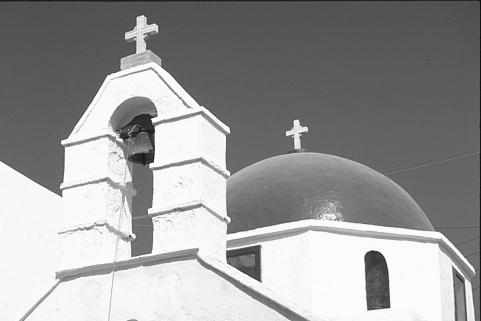
#> input picture grayimage_1.jpg, 481 x 321 px, given in place of input_image.jpg, which was not available
$ python PA1_2b.py   (Python 2 division)
#> lines starting #> are read from the running program, lines starting #| are printed output that depends on the picture; long printed decimals are rounded; pictures that were not available may be replaced by others from this repository, and a replacement may not be noted
### PA1_1.py
'''
author      :	Khushboo Agarwal
date created:   9-14-2016
title		:	Canny Edge Detection
version		:	1
'''

from __future__ import division						#this will always get real values for division

#import header files required
import numpy as np
from PIL import Image
import matplotlib.pyplot as plt
import matplotlib.cm as cm
import math
import os,sys

#creating sigma as a global variable which will be used for trial and error and also as a parameter for calling functions

L = 65
H = 75

#Part 2: Create a one-dimensional Gaussian mask G to convolve with I. The standard deviation(s) of this Gaussian is a parameter to the edge detector
#Part 3: Create a one-dimensional mask for the first derivative of the Gaussian in the x and y directions; call these Gx

'''
While making a Gaussian mask it is important to keep the size in mind. The size if too small would blur the edges also, and other important features which we
may need. Also if it is too big then it will leave out blurring and also computations would be too much. Gaussian function is defined as a bell curve which usually
has a mean around the 0. Also the standrd deviation defines how spread the function is around its mean, as in its width. The higher the standard deviation,
the more it is spread [Source: Wikipedia, https://en.wikipedia.org/wiki/Gaussian_function].

To define the Gaussian mask, we use a threshold Th = e^(-x*x)/(2*sigma*sigma); with the figure as reference we conclude that Th should be a real number between
0 and 1. For Th value = 0.05 is suiting based on trial and errors. Now the width-half is calculated using the formula sqrt(-log(Th)*2*sigma^2) as this gives a
value where the curve value drops below Th. The formula is from [Source: Wikipedia, https://en.wikipedia.org/wiki/Gaussian_function].
We use a 2*round(width-half)+1 to calculate the size of the mask and include both the positive and negative side of the curve this way.

The radius is calculated as int(width/2) as that gives the exact half of the size for making the calculation easier.

After trial and error method and running the Gaussian_size function with various values of sigma, following observations were made:
	sigma values -->	0.5		1 		1.25 	1.5 	2

	width_half			2.0 	3.0 	4.0     5.0     6.0
	width 				5		7		9 		11 		13
	radius				2 		3		4 		5 		6

'''
#function to calculate the Gaussian function
def Gaussian_function(x, sigma):
	if sigma == 0:
		return 0
	else:
		g = math.exp(-x*x)/(2*sigma*sigma)
		return g 									#this functions returns the value of the gaussian function as given by the formula based on x and sigma value

def Gaussian_size(sigma):
	#determining the size of the kernel
	width_half = round(math.sqrt(-math.log(0.05)*2.0*(sigma*sigma)))+1
	width 	   = 2*int(width_half)+1
	radius	   = int(width/2)
	return (width_half, width, radius)

def Gaussian_mask(sigma, radius, width):
	#creating arrays for gaussian kernel, gaussian derivative
	gaussian_kernel 	= np.ones((1, width), np.float32)
	gaussian_derivative = np.ones((1, width), np.float32)


	# if we use only the integer values of x, then the mask will not be robust, so instead I have used a mean value centered at i finally to append into gaussian kernel
	for i in range(-radius, radius+1):
		gaussian_1 = Gaussian_function(i,sigma)
		gaussian_2 = Gaussian_function(i-0.5,sigma)
		gaussian_3 = Gaussian_function(i+0.5,sigma)
		gauss      = (gaussian_1+gaussian_2+gaussian_3)/3

		#calculating the derivative gaussian with formula (-x/pow(sigma,3)*sqrt(2*pi))*Gaussian_function
		gaussian_derivative[0][i+radius] = ((-i)/(sigma*sigma*sigma*(math.sqrt(2*math.pi))))

		#calculating the final kernel with a constant of 1/sqrt(2*pi*sigma*sigma)
		gaussian_kernel[0][i+radius] = gauss*(1/(math.sqrt(2.0 * math.pi * sigma * sigma)))


	return(gaussian_kernel, gaussian_derivative)
'''
for sigma = 1; gaussian function values after the mean method were found to be:       gauss          = [0.000343108176284, 0.0209408862645, 0.208679908134, 0.42626692769, 0.208679908134, 0.0209408862645,  0.000343108176284]
for sigma = 1; gaussian_kernel values after including the constant were found to be: gaussian_kernel = [  1.36880364e-04,  8.35420471e-03,  8.32512379e-02, 1.70055896e-01, 8.32512379e-02,  8.35420471e-03,   1.36880364e-04]
for sigma = 1; gaussian derivative values after differentiating w.r.t x were : 	 gaussian_derivative = [ 1.19682682,       0.79788458,      0.39894229,      0.,            -0.39894229,      -0.79788458,        -1.19682682]
'''


#Part 4: Convolve the image I with G along the rows to give the x component image (Ix), and down the columns to give the y component image (Iy).

def gaussian_conv(I, G, S):

	#Creating an empty array Iyy needed for transposing the result
	Iyy = []
	S = np.shape(I)
	#Creating an empty array Ix: I[i,:]*G
	Ix = []

	#Creating an empty array Iy: I[:,i]*G
	Iy = []

	#convolving in the x direction
	for i in range(S[0]):
		I1 = (np.convolve(I[i,:], G, 'same'))
		Ix.append(np.array(I1))

	#convolving in the y direction
	for i in range(S[1]):
		I2 = (np.convolve(I[:,i], G, 'same'))
		Iyy.append(np.array(I2))
		Iy = np.transpose(Iyy)

	return(Ix, Iy)

#Part 5: Convolve Ix with Gx to give I_x, the x component of I convolved with the derivative of the Gaussian, andconvolve Iy with Gy to give I_y, y component of I convolved with the derivative of the Gaussian.

def gaussian_derv_conv(Ix,Iy,Gx,Gy, S):

	#Creating an empty array Iyy needed for transposing the result
	Iyy = []
	S = np.shape(Ix)
	I_x = []
	I_y = []
	#computing for I_x
	for i in range(0, S[0]):
		I1 = (np.convolve(np.array(Ix)[i,:], Gx, 'same'))
		I_x.append(np.array(I1))

	#Computing for I_y
	for i in range(0, S[1]):
		I2 = (np.convolve(np.array(Iy)[:,i], Gy, 'same'))
		Iyy.append(np.array(I2))
		I_y = np.transpose(Iyy)

	return(I_x, I_y)


#Part 6: Compute the magnitude of the edge response by combining the x and y components. The magnitude of theresult can be computed at each pixel (x; y) as: M(x; y) = sqrt(I_x^2+I_y^3)

def image_magnitude_orientation(I_x, I_y, S):
	#S = np.shape(I_x)
	M = np.ones((S[0], S[1]), np.float32)			#since the size of I_x = size of I_y
	O = np.ones((S[0], S[1]), np.float32)
	for i in range(0, S[0]):
		for j in range(0, S[1]):
			M[i][j] = math.sqrt((((I_x[i][j]**2) + ((I_y[i][j])**2))))
			O[i][j] = math.degrees(math.atan2(I_y[i][j], I_x[i][j]))+180
	return (M, O)
'''
for calculations of orientation, we use atan2 function because it returns the value of degrees in -pi to pi.
I am then converting it to degrees and adding 180 so as to get values between 0 - 360 degrees which can be plotted accordingly
'''


#Part 7: Implement non-maximum suppression algorithm

'''
Non-maximum supression is implemented on image M to get all edges one pixel thick which is an important feature of Canny Edge Detection
lets see how we can simplify this. We have O matrix with values from 0 to 360. So I simplify the values into four categories [0, 1, 2, 3]
each category has about 90 total degrees defined. 45 degrees towards right and 45 degrees towards left which can also be defined in terms if
0 deg is east, 90 deg is north, 180 deg is west, 270 deg is south and again 360 deg is east. In these terms categories are defined as
[0, 1, 2, 3] = [east + west, north-east + south-west, north + south, north-west + south-east]. Accordingly we check for neighbouring values
From the implementation of following function it would be
much clearer.
'''
def non_maximum_suppression(O, M):

	M1 = np.copy(M)
	Sm = np.shape(M)
	for i in range(0, Sm[0]):
		for j in range(0, Sm[1]):
			if ((i>0 and i<(Sm[0]-1)) and (j>0 and j<(Sm[1]-1))):
				if((0<O[i][j]<22.5) or (157.5<O[i][j]<202.5) or (337.5<O[i][j]<360)):		#category 0 : 0 bin
					if(M[i][j]<M[i+1][j] or M[i][j]<M[i-1][j]):
						M1[i][j] = 0
				if((22.5<O[i][j]<67.5) or (202.5<O[i][j]<247.5)):							#category 1
					if (M[i][j]<M[i+1][j-1] or M[i][j]<M[i-1][j+1]):
						M1[i][j] = 0
				if((67.5<O[i][j]<112.5) or (247.5<O[i][j]<292.5)):							#category 2
					if (M[i][j]<M[i][j-1] or M[i][j]<M[i][j+1]):
						M1[i][j] = 0
				if((112.5<O[i][j]<157.5) or (292.5<O[i][j]<337.5)):							#category 3
					if (M[i][j]<M[i][j+1] or M[i][j]<M[i][j-1]):
						M1[i][j] = 0
	return M1


#Part 8: Apply Hysteresis thresholding to obtain final edge-map.
'''
Hysteresis Thresholding is a connected component method of finding the edges in an image.
'''

def Hysteresis_Threshold(M1, L, H):
	Sm = np.shape(M1)

	for i in range(Sm[0]):
		for j in range(Sm[1]):
			if (M1[i][j]<=L):
				M1[i][j] = 0
			elif (M1[i][j]>=H):
				M1[i][j] = 255
			elif (M1[i][j]>=L and(M1[i][j]<=H)):
				if ((i>0 and i<(Sm[0]-1)) and (j>0 and j<(Sm[1]-1))):
					if ((M1[i-1][j-1]>H) or (M1[i][j-1]>H) or (M1[i+1][j-1]>H) or (M1[i-1][j]>H) or (M1[i+1][j]>H) or (M1[i-1][j+1]>H) or (M1[i][j+1]>H) or (M1[i+1][j+1]>H)):
						M1[i][j] = 255
	return M1


# [78 lines left out: functions Plotting_Results, Canny_Edge, not called in this run]

#this is the function definition to be used in the second program.
def Canny_Edge_(I_1, sigma, H, L):

	I = np.array(I_1)


	width_half, width, radius = Gaussian_size(sigma)

	#creating arrays for gaussian kernel, gaussian derivative
	gaussian_kernel 	= np.ones((1, width), np.float32)
	gaussian_derivative = np.ones((1, width), np.float32)

	gaussian_kernel, gaussian_derivative = Gaussian_mask(sigma, radius, width)
	G  = gaussian_kernel.flatten()
	Gx = gaussian_derivative.flatten()									#result for part 2 and part 3
	Gy = np.transpose(Gx)

	#to create the Ix and Iy arrays we need the shape of the image component, to convolve in the x and y direction
	Sh = np.shape(I)

	#Creating an empty array Ix: I[i,:]*G
	Ix = []

	#Creating an empty array Iy: I[:,i]*G
	Iy = []

	Ix, Iy = gaussian_conv(I,G, Sh)

	#Creating an empty array I_x: Ix*Gx
	I_x = []

	#Creating an empty array I_y: Iy*Gy
	I_y = []


	I_x, I_y = gaussian_derv_conv(Ix, Iy, Gx, Gy, Sh)

	#creating the magnitude image M and orientation image O
	M = np.ones((Sh[0], Sh[1]), np.float32)			#since the size of I_x = size of I_y
	O = np.ones((Sh[0], Sh[1]), np.float32)

	M, O = image_magnitude_orientation(I_x,I_y, Sh)

	M1 = non_maximum_suppression(O, M)

	M1 = Hysteresis_Threshold(M1, L, H)

	return M1

	Plotting_Results(Ix, Iy, I_x, I_y, M, M1)


# [24 lines that do not run on import are left out]

'''else:
	Canny_Edge_(inp_I, 1)'''

### PA1_2b.py
__author__ = 'khushboo_agarwal'

#import header files required
import numpy as np
from PIL import Image
import matplotlib.pyplot as plt
import matplotlib.cm as cm
import math
import os,sys
import PA1_1 as canny

'''
#since the gaussian function is normally distributed (Bell - curve), we get the random function to generate values in that particular shape
Also the standard deviation and mean as mentioned are 10 and 0 respectively.
'''
def Gaussian_noise(S, I):
	mean = 0
	standard_deviation = 10							#standard deviation is 10
	gauss = np.random.normal(mean, standard_deviation, S)
	gauss = np.reshape(gauss, S)
	gauss_image = gauss + I
	return gauss_image
'''
Implementing Salt and Pepper Noise
'''
def Salt_Pepper_Noise(S, I):
	probability = 0.10                              #since the probability given is 10%
	threshold = 1-probability
	s_p_image = np.zeros(S)
	for i in range(S[0]):
		for j in range(S[1]):
			rdn = np.random.random()
			if(rdn<probability):
				s_p_image[i,j] = 0
			elif(rdn>threshold):
				s_p_image[i,j] = 255
			else:
				s_p_image[i,j] = I[i,j]
	return s_p_image

def Quant_Anal(Output, C):
	O = np.array(Output)
	S= np.shape(O)
	for i in range(S[0]):
		for j in range(S[0]):
			if(O[i,j] > 0):
				O[i,j] = 1
			else:
				O[i,j] = 0

	TP = 0.0		#true positive
	TN = 0.0		#true negative
	FP = 0.0		#false positive
	FN = 0.0		#false negative

	for i in range(S[0]):
		for j in range(S[1]):
			if(O[i,j]>150 and C[i,j]>150):
				TP = TP+1
			if(O[i,j]<150 and C[i,j]<150):
				TN = TN+1
			if(O[i,j]>150 and C[i,j]<150):
				FN = FN+1
			if(O[i,j]<150 and C[i,j]>150):
				FP = FP+1
	TPR = TP/(TP+FN)
	TNR = TN/(TN+FP)
	PPV = TP/(TP+FP)
	NPV = TN/(TN+FN)
	FPR = FP/(FP+TN)
	FNR = FN/(FN+TP)
	FDR = FP/(FP+TP)

	#to calculate accuracy
	A = (TP+TN)/(TP+FN+TN+FP)
	#f-score calc
	F = 2*TP/(2*TP + FP +FN)
	MCC = (TP*TN-FP*FN)/math.sqrt((TP+FP)*(TP+FN)*(TN+FP)*(TN+FN))

	print "Sensitivity", TPR
	print "Specificity", TNR
	print "Precision", PPV
	print "Negative Prediction Value", NPV
	print "Fall out", FPR
	print "false Negative Rate", FNR
	print "False discovery rate", FDR
	print "Accuracy", A
	print "F-score", F
	print "Mathew Correlation Coefficient", MCC

def Plotting_Results(I1, I2, G_1, G_2, s_p_image1, s_p_image2):
	plt.figure()   									# plotting all the images in subplot
	plt.subplot(2,3,1)
	plt.title('image 1')
	plt.imshow(I1,cmap = cm.gray)
	plt.subplot(2,3,2)
	plt.title('image 1 with Gaussian noise')
	plt.imshow(G_1,cmap = cm.gray)
	plt.subplot(2,3,3)
	plt.title('Image 1 with Salt and Pepper')
	plt.imshow(s_p_image1,cmap = cm.gray)
	plt.subplot(2,3,4)
	plt.title('image 2')
	plt.imshow(I2,cmap = cm.gray)
	plt.subplot(2,3,5)
	plt.title('image 2 with Gaussian noise')
	plt.imshow(G_2,cmap = cm.gray)
	plt.subplot(2,3,6)
	plt.title('Image 2 with Salt and Pepper')
	plt.imshow(s_p_image2,cmap = cm.gray)
	plt.show()


def noise_calc_quantative_analysis():
	Input_1 = Image.open("input_image.jpg").convert('L')
#> Input_1 is the input picture: PIL image 481x321 L; min 11, max 255, mean 153.3
	Output_1 = Image.open("output_image.png").convert('L')
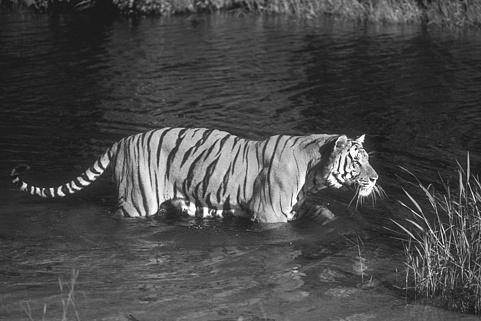
#> input picture grayimage_2.jpg, 481 x 321 px, given in place of output_image.png, which was not available
#> Output_1 is the input picture: PIL image 481x321 L; min 5, max 255, mean 72.4
	I1 = np.array(Input_1)
	S_1 = np.shape(I1)
#> S_1 = (321, 481)
	G_1 = Gaussian_noise(S_1, I1)
	s_p_image1 = Salt_Pepper_Noise(S_1, I1)
#> after the loop in Salt_Pepper_Noise, `for i in range(S[0]):`:
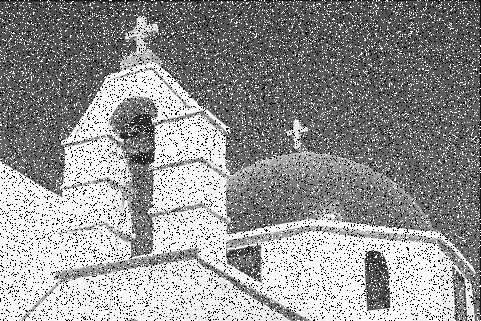
#> s_p_image: shape (321, 481) float64; min 0, max 255, mean 147.8
	C11 = canny.Canny_Edge_(G_1, 1, 20, 30)
#> after the loop in gaussian_conv, `for i in range(S[0]):`: Ix = 321 items
#> after the loop in gaussian_conv, `for i in range(S[1]):`: Iyy = 481 items
#> in Canny_Edge_, `Ix, Iy = gaussian_conv(I,G, Sh)`: Ix = 321 items
#> after the loop in gaussian_derv_conv, `for i in range(0, S[1]):`: Iyy = 481 items
#> in Canny_Edge_, `I_x, I_y = gaussian_derv_conv(Ix, Iy, Gx, Gy, Sh)`:
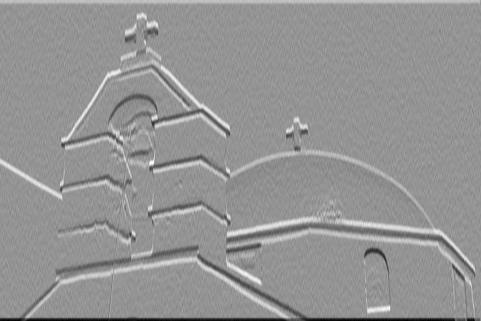
#> I_y: shape (321, 481) float64; min -220.9, max 159.9, mean 0.9; drawn with min black and max white
#> in Canny_Edge_, `I_x, I_y = gaussian_derv_conv(Ix, Iy, Gx, Gy, Sh)`: I_x = 321 items
#> in Canny_Edge_, `M = np.ones((Sh[0], Sh[1]), np.float32)`: M: shape (321, 481) float32; every value is 1
#> after the loop in Hysteresis_Threshold, `for i in range(Sm[0]):`:
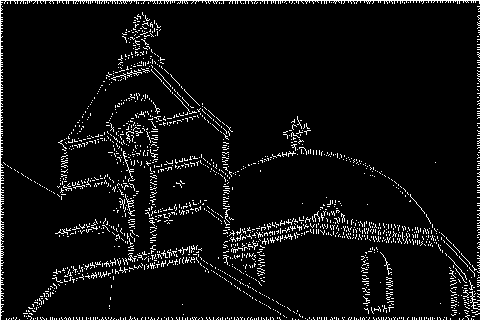
#> M1: shape (321, 481) float32; 6% white in thin lines or dots
	C12 = canny.Canny_Edge_(s_p_image1, 1, 20, 30)
#> call 2 of image_magnitude_orientation, with S = (321, 481)
#> after the loop in image_magnitude_orientation (call 2), `for i in range(0, S[0]):`:
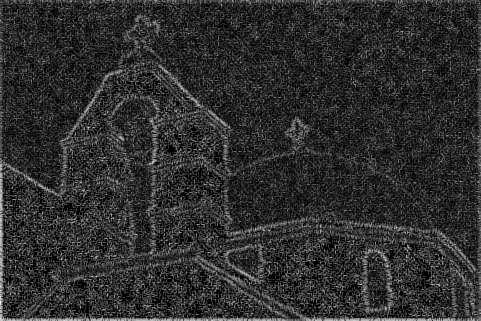
#> M: shape (321, 481) float32; min 0, max 287.3, mean 52.8; drawn with min black and max white
#> call 2 of Hysteresis_Threshold, with L = 30, H = 20
#> after the loop in Hysteresis_Threshold (call 2), `for i in range(Sm[0]):`:
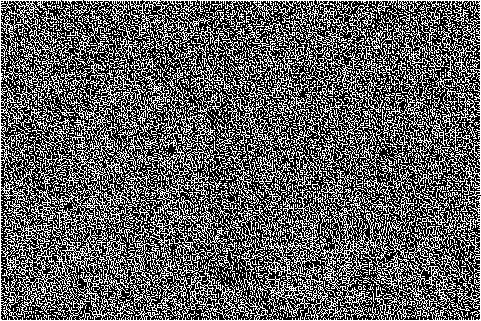
#> M1: shape (321, 481) float32; 37.1% white in thin lines or dots
	print("The Quantative Analysis for Image 1 is as shown below:")
	print("For image1 with Gaussian noise:")
	Quant_Anal(Output_1, C11)
#> after the loop in Quant_Anal, `for i in range(S[0]):`:
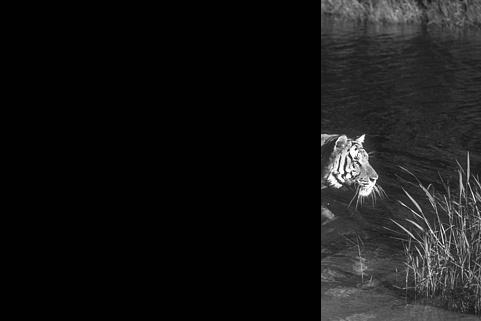
#> O: shape (321, 481); min 1, max 255, mean 22.2
#| Sensitivity 0.0357
#| Specificity 0.9394
#| Precision 0.007734
#| Negative Prediction Value 0.9866
#| Fall out 0.06063
#| false Negative Rate 0.9643
#| False discovery rate 0.9923
#| Accuracy 0.9276
#| F-score 0.01271
#| Mathew Correlation Coefficient -0.0119
	print("For image2 with Salt and Pepper noise:")
	Quant_Anal(Output_1, C12)
#| Sensitivity 0.3649
#| Specificity 0.6292
#| Precision 0.01286
#| Negative Prediction Value 0.9868
#| Fall out 0.3708
#| false Negative Rate 0.6351
#| False discovery rate 0.9871
#| Accuracy 0.6257
#| F-score 0.02484
#| Mathew Correlation Coefficient -0.001394


	Input_2 = Image.open("input_image2.jpg").convert('L')
#> (the run stopped early here; a loop or call above may not have finished)
